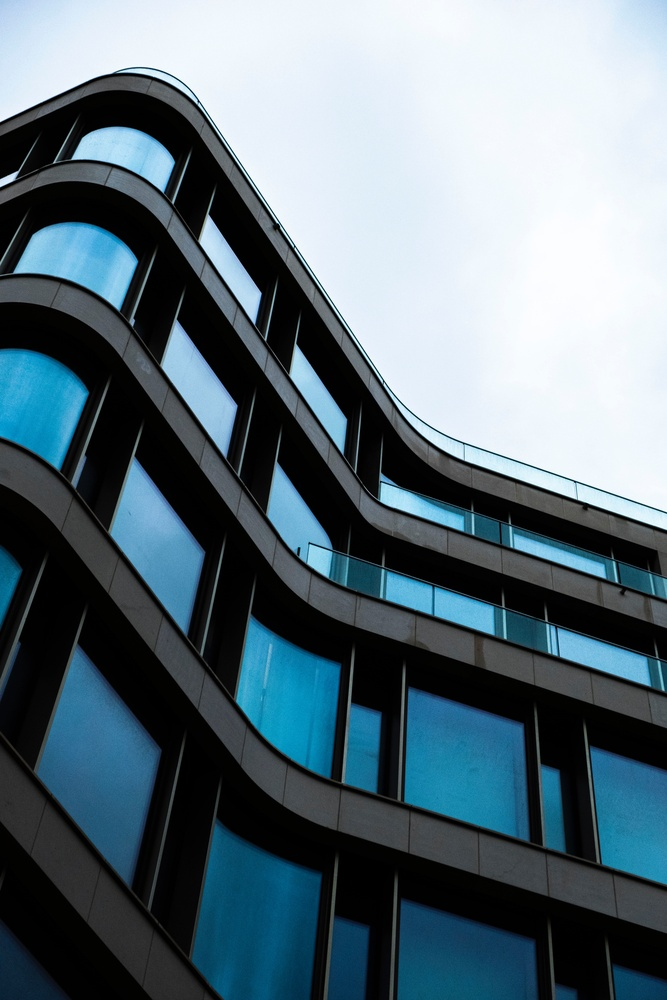
#> input picture highrise.jpg, 667 x 1000 px, shrunk from 4000 x 6000 before the run, found by its file name
$ python image_editing-final.py
#> lines starting #> are read from the running program, lines starting #| are printed output that depends on the picture; after the words box and inside, x2 and y2 are one past the last pixel; in counts of white or black regions, pixels touching at a corner belong together
# %%
import matplotlib.pyplot as plt

# %%
# 1) Load highrise.jpg into memory

from skimage import io

highrise = io.imread("/home/cloud_user/highrise.jpg")
#> highrise is the input picture: shape (1000, 667, 3); mean R, G, B 93, 112.2, 122.1

# %%
# 2) Create a black and white version of highrise.jpg

from skimage.color import rgb2gray

grayscale = rgb2gray(highrise)
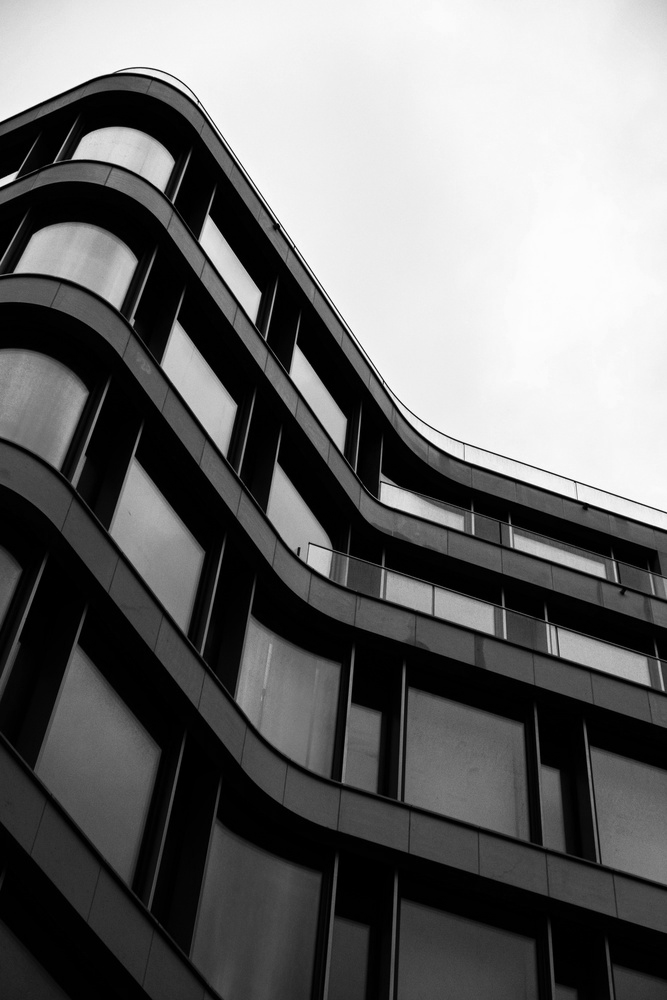
#> grayscale: shape (1000, 667) float64; min 0, max 0.996, mean 0.427

fig, ax = plt.subplots(1, 2, figsize=(6, 4))

ax[0].imshow(highrise, cmap=plt.cm.gray)
ax[0].axis("off")
ax[1].imshow(grayscale, cmap=plt.cm.gray)
ax[1].axis("off")

fig.tight_layout()
plt.show()
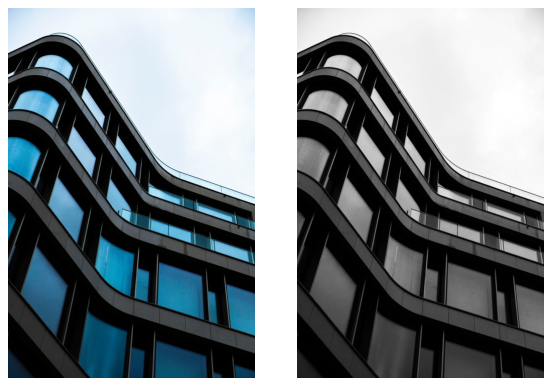
#> figure drawn by matplotlib, 2 panels

# %%
# 3) Create a version of highrise.jpg with a circular mask on it.

import numpy as np

masked = highrise.copy()

nrows, ncols, nsize = masked.shape
#> nrows = 1000; ncols = 667; nsize = 3
row, col = np.ogrid[:nrows, :ncols]
#> row = 1000 values from 0 to 999
cnt_row, cnt_col = nrows / 2, ncols / 2
#> cnt_row = 500; cnt_col = 333.5
outer_disk_mask = (row - cnt_row) ** 2 + (col - cnt_col) ** 2 > (nrows / 2) ** 2
masked[outer_disk_mask] = 0
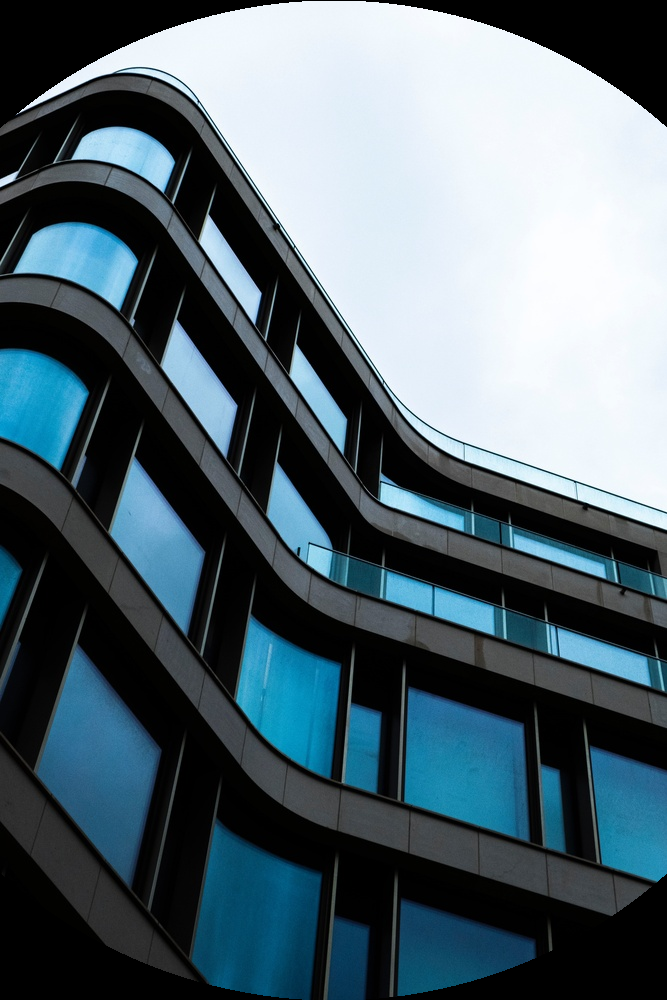
#> masked: shape (1000, 667, 3); 7.52% of pixels changed, all inside (x1, y1, x2, y2) = (0, 0, 667, 1000)

fig2, ax2 = plt.subplots(1, 2, figsize=(6, 4))

ax2[0].imshow(highrise, cmap=plt.cm.gray)
ax2[0].axis("off")
ax2[1].imshow(masked, cmap=plt.cm.gray)
ax2[1].axis("off")

fig2.tight_layout()
plt.show()
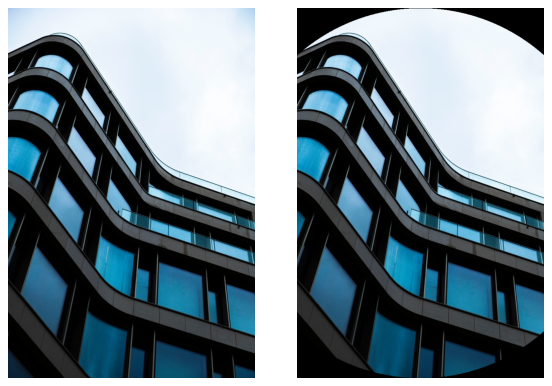
#> figure drawn by matplotlib, 2 panels

# %%
